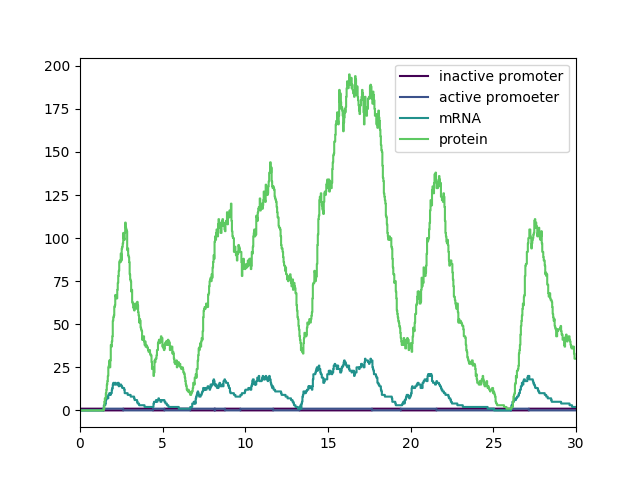

Python code for this plot:
import sys
sys.path.insert(0, '/home/yannik/ssa')

import ssa
import numpy as np
import matplotlib.pyplot as plt


def run():
    # activation, deactivation, transcription-act, transcription-deact, translation, mRNA decay, protein decay
    reactants = np.array([[1, 0, 0, 0], [0, 1, 0, 0], [0, 1, 0, 0], [1, 0, 0, 0], [0, 0, 1, 0], [0, 0, 1, 0], [0, 0, 0, 1]])
    products = np.array([[0, 1, 0, 0], [1, 0, 0, 0], [0, 1, 1, 0], [1, 0, 1, 0], [0, 0, 1, 1], [0, 0, 0, 0], [0, 0, 0, 0]])

    k = np.array([0.5, 0.5, 20, 0.0001, 15, 1, 2])
    x0 = np.array([1, 0, 0, 0])
    t_max = 30

    output = ssa.output.ArrayOutput(np.linspace(0, t_max, 1000))

    x_names = ["inactive promoter", "active promoter", "mRNA", "protein"]

    model = ssa.Model(reactants=reactants, products=products, k=k, x0=x0, t_max=t_max, output=output)
    result = model.simulate(n_reps=1)
    ssa.plot(result, x_names=x_names, show=False)
    plt.savefig("two_state_gene_expression.png")


run()
